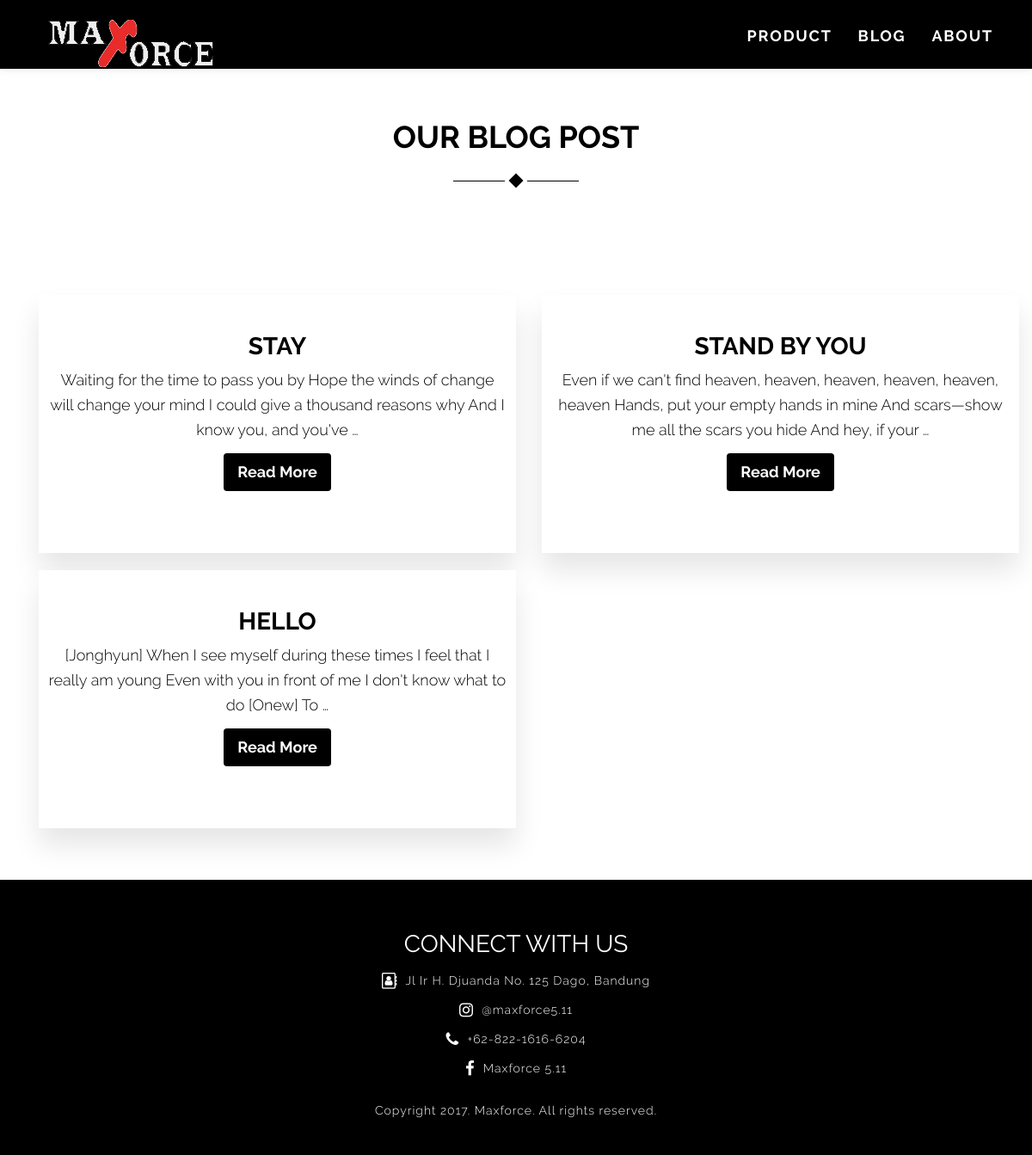
The app's page /articles/ with its own data.
### shop/models.py (models this page shows)
class Article(models.Model):
    title = models.CharField(max_length=50)
    description = models.TextField()
    created_at = models.DateTimeField(auto_now_add=True)
    updated_at = models.DateTimeField(auto_now=True)

### shop/views.py (the view)
# urls.py: url(r'^articles/$', views.articles, name='articles'),
def articles(request):
    template_name = 'shop/articles.html'
    articles = Article.objects.all
    return render(request, template_name, { 'articles' : articles })

### shop/templates/shop/articles.html
{% extends 'shop/base.html' %}
{% load static %}
{% block content %}
<div class="container" style="margin-top: 100px;">
	<div class="text-center text-title pd-t-20 pd-b-40">
		<h1>OUR BLOG POST</h1>
		<div class="group-shape">
			<div id="element1">  <hr></div>
			<div id="element2">  <div class="diamond-small"></div> </div>
			<div id="element3">  <hr> </div>
		</div>
		<div class="container pd-b-20" style="margin-top: 100px">
			<div class="row text-center">
				{% for article in articles %}
				<div class="col-md-6 col-sm-6 mg-b-20 pd-t-20">
					<div class="back-box">
						<div class="prod-text">
							<h2 class="text-uppercase text-bold">{{ article.title }}</h2>
							<p>{{ article.description|safe|truncatewords:"30"|linebreaks }}</p>
							<a href="{{ article.pk }}" type="button" class="btn btn-default btn-lg text-white">
								Read More
							</a>
						</div>
					</div>
				</div>
				{% endfor %}
			</div>
		</div>
	</div>
</div>
{% endblock %}

### shop/static/shop/css/maxforce.css (style rules this page uses)
.btn-default { border: 2px solid #fff; background-color: #000; }
.text-center { text-align: center; }
.text-title { font-family: Raleway-Bold; font-size: 28px; line-height: 33px; color: #000000; }
.diamond-small { display: block; width:12px; height:12px; transform: rotate(45deg); background-color: #000; }
hr { border-top: 1px solid #000; margin-bottom: 5px; margin-top: 5px; }
.pd-b-40 { padding-bottom: 40px; }
.pd-t-20 { padding-top: 20px; }
.pd-b-20 { padding-bottom: 20px; }
body { font-family: Raleway-Light; }
.text-white { color: #fff; }
h1 { font-family: Raleway-Bold; text-transform: uppercase; }
p { font-family: Raleway-Light; line-height: 36px; }
#element1 { display:inline-block; width:60px; }
#element2 { display:inline-block; }
#element3 { display:inline-block; width:60px; }
p { font-size: 14px; }
@media (min-width: 768px) { p { font-size:18px; } }
@media (min-width: 992px) { p { font-size: 24px; } }
@media (min-width: 1200px) { p { font-size: 24px; } }
h2 { font-family: Raleway-Regular; text-transform: uppercase; font-size: 28px; }
.text-bold { font-family: Raleway-Bold; }
.back-box { background: #fff; height: 300px; box-shadow: 0 20px 30px 0 rgba(0,0,0,0.1); }
.prod-text { padding-top: 25px; padding-left: 10px; padding-right: 10px; }
.prod-text p { line-height: 1.6; font-size: 18px; }

### records on screen
Article: title "STAY", description "Waiting for the time to pass you by Hope the winds of change will change your mind I could give a thousand reasons why And I know you, and you've …"
Article: title "STAND BY YOU", description "Even if we can't find heaven, heaven, heaven, heaven, heaven, heaven Hands, put your empty hands in mine And scars—show me all the scars you hide And hey, if your …"
Article: title "HELLO", description "[Jonghyun] When I see myself during these times I feel that I really am young Even with you in front of me I don't know what to do [Onew] To …"
